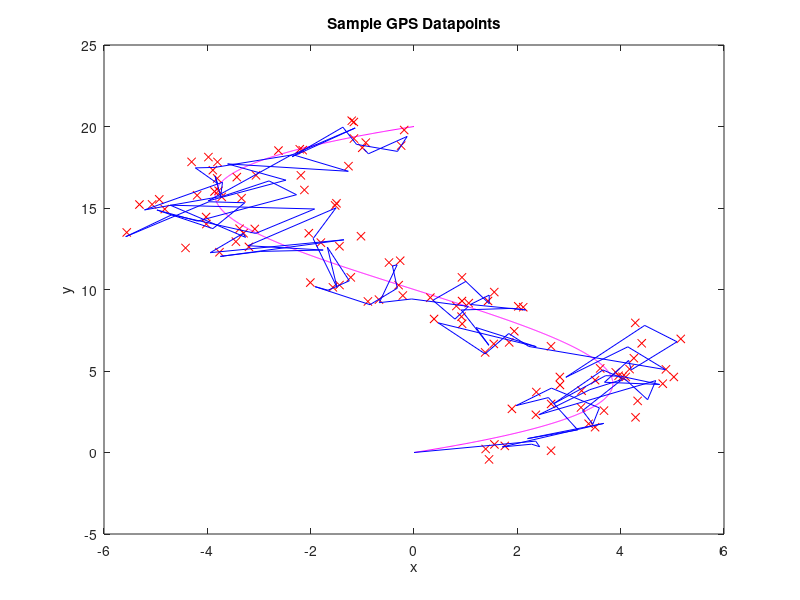

This chart was generated by the following MATLAB code:

points = [];
samples = [];
m = 10;

est = [[0; 0; 1.8; 1.8]];
err = [[1, 0, 0, 0; 0, 1, 0, 0; 0, 0, 1, 0; 0, 0, 0, 1]];
predict_est = [];
predict_err = [];
K = [];

tests = [];
dt = 1;

R = [1, 0, 0, 0; 0, 1, 0, 0; 0, 0, 50, 0; 0, 0, 0, 50]; % Measurement Covariance
Q = [0, 0, 0, 0; 0, 0, 0, 0; 0, 0, 0, 0; 0, 0, 0, 0];  %state covariance

A = [1, 0, dt, 0; 0, 1, 0, dt; 0, 0, 1, 0; 0, 0, 0, 1];
H = [1, 0, 0, 0; 0, 1, 0, 0; 0, 1, 0, 0; 0, 0, 1, 0];

for i = 0:.001:2
    y = i;
    x = (y-2)^3 + 3*(y-2)^2 + 2*(y-2);
    points = [points; m*[x,y]];
    
    if mod(m*i, .18) == 0
        samples = [samples; [normrnd(m*x,1), normrnd(m*y,1)]];
        %T = samples(end,:);

        %predict state and error covariance
        pe = A*est(:,end);
        predict_est = [predict_est, pe]; %#ok<*AGROW>
        pk = A*err(end-3:end,:)*transpose(A) + Q;
        predict_err = [predict_err; pk];

        %compute Kalman Gain
        K = pk*transpose(H)*(H*pk*transpose(H) + R)^-1;

        %compute error covariance
        p = pk - K*H*pk;
        err = [err; p];
        
        %compute estimate
        test = (transpose(samples(end,:))-est(1:2, end))./dt;
        Q(3,3) = p(3,3);
        Q(4,4) = p(4,4);
        
        
        tests = [tests, test];
        e = pe + K*([transpose(samples(end,:)); test] - H*pe);
        est = [est, e]; 
    end
    
end

est = transpose(est);
close all;
plot(points(:,1), points(:,2), 'm')
hold on;
plot(samples(:,1), samples(:,2), 'rx')
hold on
plot(est(:,1), est(:,2), 'b')
xlabel('x');
ylabel('y');
title('Sample GPS Datapoints');
